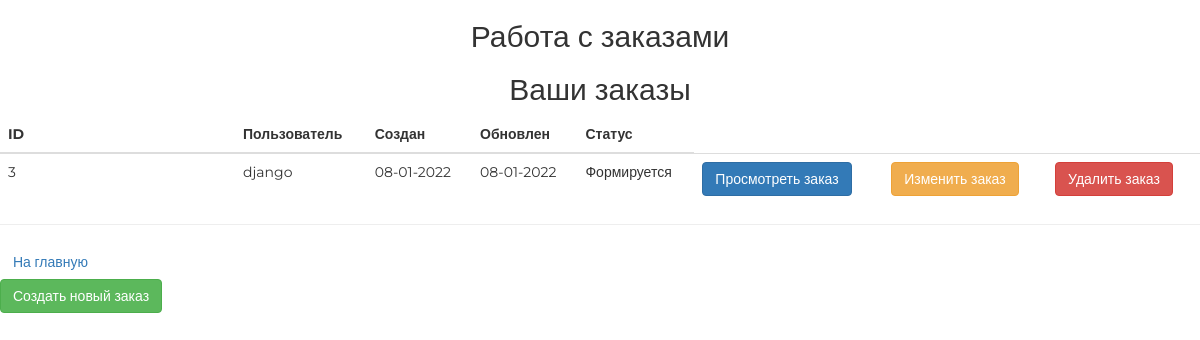
Screenshot of /orders/ with the database file from the repository.
### ordersapp/models.py (models this page shows, shortened)
class Order(models.Model):
    STATUS_FORMING = 'FM'
    STATUS_SENT_TO_PROCEED = 'STP'
    STATUS_PROCEEDED = 'PRD'
    STATUS_PAID = 'PD'
    STATUS_CANCEL = 'CNL'
    STATUS_DONE = 'DN'
    STATUSES = (
        (STATUS_FORMING, 'Формируется'),
        (STATUS_SENT_TO_PROCEED, 'Отправлен в обработку'),
        (STATUS_PROCEEDED, 'Обработан'),
        (STATUS_PAID, 'Оплачен'),
        (STATUS_CANCEL, 'Отменен'),
        (STATUS_DONE, 'Завершен'),
    )
    user = models.ForeignKey(settings.AUTH_USER_MODEL, on_delete=models.CASCADE)
    status = models.CharField(choices=STATUSES, default=STATUS_FORMING, max_length=5)
    is_active = models.BooleanField(default=True)
    created_at = models.DateTimeField(auto_now_add=True)
    updated_at = models.DateTimeField(auto_now=True)

### authapp/models.py (models this page shows, shortened)
class ShopUser(AbstractUser):
    avatar = models.ImageField(upload_to='users/', blank=True)
    age = models.PositiveSmallIntegerField(default=18, verbose_name='Возраст')
    activation_key = models.CharField(max_length=128, blank=True, null=True)
    activation_key_expired = models.DateTimeField(blank=True, null=True)

### ordersapp/views.py (the view)
# urls.py: path('', ordersapp.OrderListView.as_view(), name='list'),
class OrderListView(ListView):
    model = Order
    def get_queryset(self):
        return super().get_queryset().filter(is_active=True)

### mainapp/context_processors.py (called while the page is built)
def basket(request):
    basket_items = []
    if request.user.is_authenticated:
        basket_items = Basket.objects.filter(user=request.user)
    return {
        'basket': basket_items,
    }

### ordersapp/templates/ordersapp/order_list.html
{% extends 'ordersapp/base.html' %}
{% block content %}
    <div class="h2 head text-center">
        Ваши заказы
    </div>
    <table class="table">
        <thead>
        <tr>
            <th>ID</th>
            <th>Пользователь</th>
            <th>Создан</th>
            <th>Обновлен</th>
            <th>Статус</th>
        </tr>
        </thead>
        <tbody>
        {% for object in object_list %}
            <tr>
                <td>{{ object.pk }}</td>
                <td>{{ object.user }}</td>
                <td>{{ object.created_at|date:"d-m-Y" }}</td>
                <td>{{ object.updated_at|date:"d-m-Y" }}</td>
                <td>{{ object.get_status_display }}</td>
                <td>
                    <a href="{% url 'ordersapp:read' object.pk %}" class="btn btn-primary">Просмотреть заказ</a>
                </td>
                <td>
                    <a href="{% url 'ordersapp:update' object.pk %}" class="btn btn-warning">Изменить заказ</a>
                </td>
                <td>
                    <a href="{% url 'ordersapp:delete' object.pk %}" class="btn btn-danger">Удалить заказ</a>
                </td>
            </tr>
        {% endfor %}
        </tbody>
    </table>
    <hr>
    <a href="{% url 'index' %}" class="btn btn-link">На главную</a><br>
    <a href="{% url 'ordersapp:create' %}" class="btn btn-success">Создать новый заказ</a>
{% endblock %}

### static/css/style.css (style rules this page uses)
* { margin: 0; padding: 0; }
body { font-family: 'Montserrat', sans-serif; }
html, body { height: 100%; }
table { width: 100%; }
td:first-child { width: 235px; }

### rows the page displays
Order: pk "3", user "django", created_at "08-01-2022", updated_at "08-01-2022", status "Формируется"
